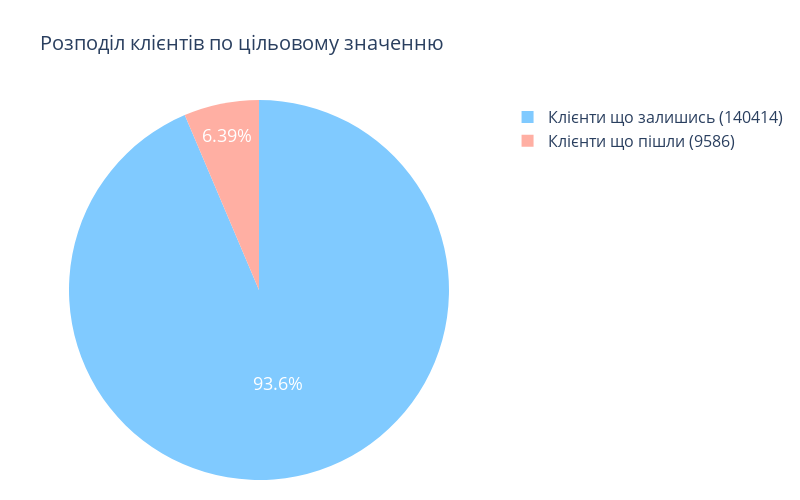

Here is the notebook cell this chart was saved with:
### Code cell
import plotly.graph_objects as go

target_values = loader.df_train_fe.target.value_counts().values

labels = [
    f"{NOT_CHURNED_CLIENT_TITLE} ({target_values[0]})",
    f"{CHURNED_CLIENT_TITLE} ({target_values[1]})",
]
values = loader.df_train_fe.target.value_counts().values

fig = go.Figure(
    data=[
        go.Pie(
            labels=labels,
            values=values,
            insidetextfont=dict(size=18, color="white"),
            outsidetextfont=dict(size=14, color="black"),
            marker=dict(colors=[NOT_CHURNED_COLOR, CHURNED_COLOR]),
        )
    ]
)

fig.update_layout(
    title="Розподіл клієнтів по цільовому значенню",
    autosize=True,
    width=800,
    height=500,
    font=dict(size=14),
    legend=dict(font=dict(size=16)),
    margin=dict(l=20, r=250, t=100, b=20),
)

fig.show()

fig.write_image("target_pie.png", scale=3)

### Figure 1 — Plotly figure (JSON) as saved in the notebook; plotly's stock layout.template omitted (floating-point values rounded to 4 significant figures)
{"data": [{"insidetextfont": {"color": "white", "size": 18}, "labels": ["Клієнти що залишись (140414)", "Клієнти що пішли (9586)"], "marker": {"colors": ["#80CAFF", "#FFAFA3"]}, "outsidetextfont": {"color": "black", "size": 14}, "type": "pie", "values": [140414, 9586]}], "layout": {"autosize": true, "font": {"size": 14}, "height": 500, "legend": {"font": {"size": 16}}, "margin": {"b": 20, "l": 20, "r": 250, "t": 100}, "title": {"text": "Розподіл клієнтів по цільовому значенню"}, "width": 800}}
